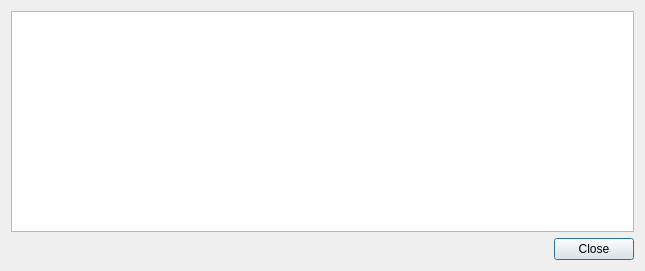
<?xml version="1.0" encoding="UTF-8"?>
<ui version="4.0">
 <class>TransactionDescDialog</class>
 <widget class="QDialog" name="TransactionDescDialog">
  <property name="geometry">
   <rect>
    <x>0</x>
    <y>0</y>
    <width>645</width>
    <height>271</height>
   </rect>
  </property>
  <property name="windowTitle">
   <string>Transaction details</string>
  </property>
  <property name="styleSheet">
   <string notr="true">background-image: url(:/images/bkg2);</string>
  </property>
  <layout class="QVBoxLayout" name="verticalLayout">
   <item>
    <widget class="QTextEdit" name="detailText">
     <property name="toolTip">
      <string>This pane shows a detailed description of the transaction</string>
     </property>
     <property name="readOnly">
      <bool>true</bool>
     </property>
    </widget>
   </item>
   <item>
    <widget class="QDialogButtonBox" name="buttonBox">
     <property name="orientation">
      <enum>Qt::Horizontal</enum>
     </property>
     <property name="standardButtons">
      <set>QDialogButtonBox::Close</set>
     </property>
    </widget>
   </item>
  </layout>
 </widget>
 <resources/>
 <connections>
  <connection>
   <sender>buttonBox</sender>
   <signal>accepted()</signal>
   <receiver>TransactionDescDialog</receiver>
   <slot>accept()</slot>
   <hints>
    <hint type="sourcelabel">
     <x>248</x>
     <y>254</y>
    </hint>
    <hint type="destinationlabel">
     <x>157</x>
     <y>274</y>
    </hint>
   </hints>
  </connection>
  <connection>
   <sender>buttonBox</sender>
   <signal>rejected()</signal>
   <receiver>TransactionDescDialog</receiver>
   <slot>reject()</slot>
   <hints>
    <hint type="sourcelabel">
     <x>316</x>
     <y>260</y>
    </hint>
    <hint type="destinationlabel">
     <x>286</x>
     <y>274</y>
    </hint>
   </hints>
  </connection>
 </connections>
</ui>
